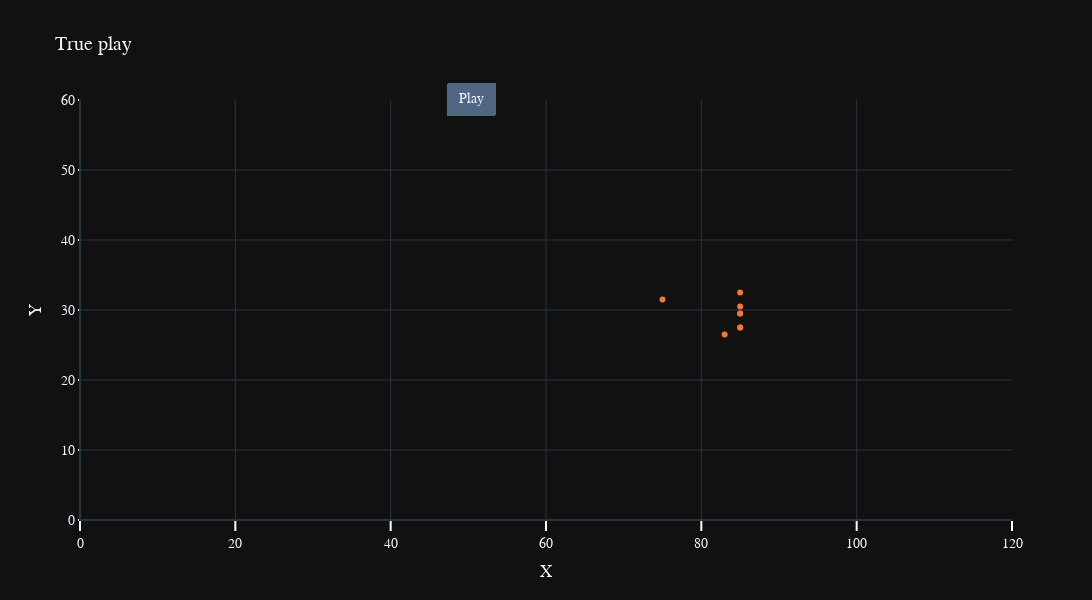

The code cell stored with this chart in its notebook:
### Code cell
get_plot(plot_true, 26, "True")

### Figure 1 — Plotly figure (JSON) as saved in the notebook; plotly's stock layout.template omitted (floating-point values rounded to 4 significant figures)
{"data": [{"line": {"color": "#f47738", "dash": "solid"}, "name": "G", "text": "G", "type": "scatter", "visible": true, "x": [85], "y": [27.5]}, {"line": {"color": "#f47738", "dash": "solid"}, "name": "K", "text": "K", "type": "scatter", "visible": true, "x": [75], "y": [31.5]}, {"line": {"color": "#f47738", "dash": "solid"}, "name": "T", "text": "T", "type": "scatter", "visible": true, "x": [85], "y": [29.5]}, {"line": {"color": "#f47738", "dash": "solid"}, "name": "G", "text": "G", "type": "scatter", "visible": true, "x": [83], "y": [26.5]}, {"line": {"color": "#f47738", "dash": "solid"}, "name": "T", "text": "T", "type": "scatter", "visible": true, "x": [85], "y": [32.5]}, {"line": {"color": "#f47738", "dash": "solid"}, "name": "LS", "text": "LS", "type": "scatter", "visible": true, "x": [85], "y": [29.5]}, {"line": {"color": "#f47738", "dash": "solid"}, "name": "G", "text": "G", "type": "scatter", "visible": true, "x": [85], "y": [27.5]}, {"line": {"color": "#f47738", "dash": "solid"}, "name": "OG", "text": "OG", "type": "scatter", "visible": true, "x": [85], "y": [30.5]}], "layout": {"font": {"family": "Arial", "size": 14}, "height": 600, "hovermode": "x", "legend": {"orientation": "h", "title": {"text": "Legend Title"}, "x": 0, "y": 1.1}, "showlegend": false, "title": {"text": "True play"}, "updatemenus": [{"buttons": [{"args": [null, {"frame": {"duration": 26}}], "label": "Play", "method": "animate"}], "direction": "right", "pad": {"r": 50, "t": 50}, "showactive": false, "type": "buttons", "x": 0.5, "y": 1.16, "yanchor": "top"}], "width": 1200, "xaxis": {"autorange": false, "range": [0, 120], "tickcolor": "white", "ticklen": 10, "ticks": "outside", "tickwidth": 2, "title": {"text": "X"}}, "yaxis": {"autorange": false, "range": [0, 60], "tickcolor": "white", "tickformat": ",", "ticklen": 1, "ticks": "outside", "tickwidth": 2, "title": {"text": "Y"}}}}
